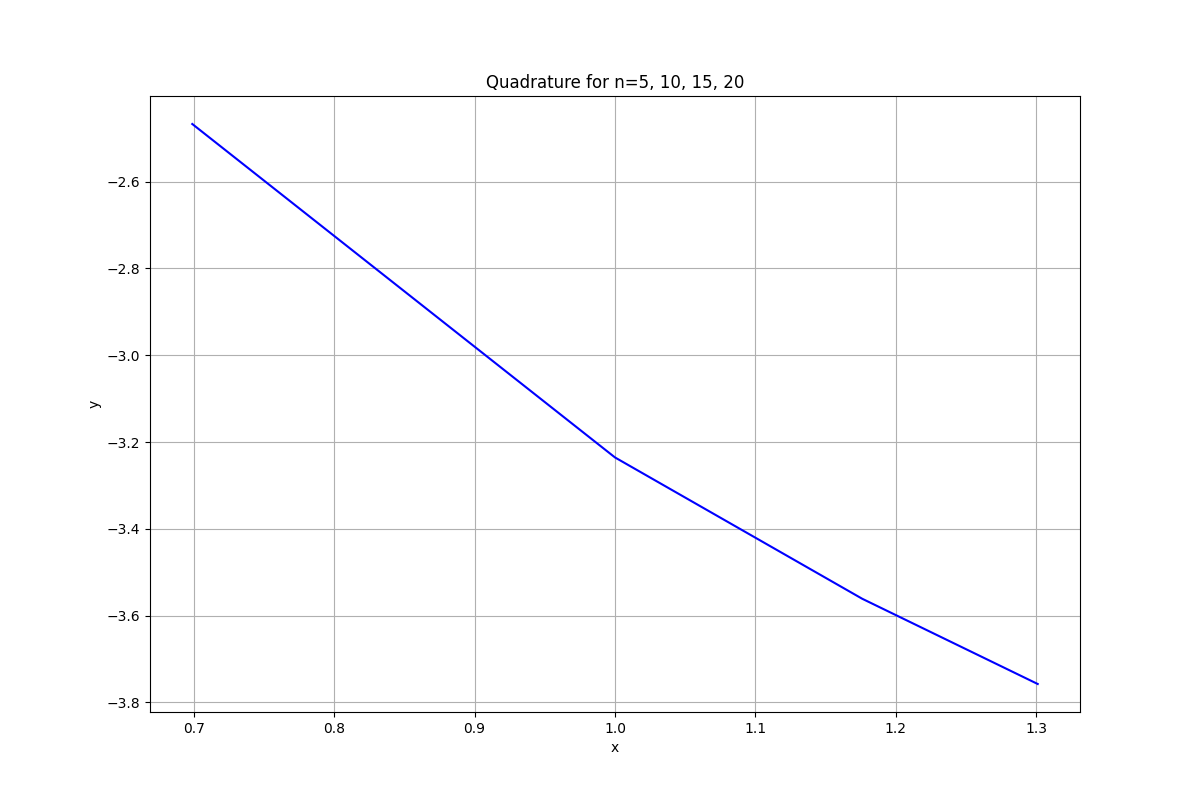

Generate this figure with Python:
import numpy as np
import matplotlib.pyplot as plt
    
def quad(n):
    a = 0
    b = 3
    alpha = (1/3)**(1/2)
    h = (b - a) / n
    x = np.zeros(n)
    for j in range(n):
        x[j] = a + j * h
    def f(y):
        return 2*y*np.exp(-1*y**2)
    f1 = np.zeros(n)
    sum = 0.0
    for i in range(1,n):
        f1[i] = (f((h * alpha / 2 ) + (x[i] + x[i-1]) / 2) + f((-1 * h * alpha / 2 ) + (x[i-1] + x[i]) / 2))
        sum = sum + f1[i]
    return h/2*sum

n_array = np.array([5, 10, 15, 20])
quad_n = np.zeros(4)
for i in range(4):
    quad_n[i] = quad(n_array[i])
I = -1*np.exp(-9)+np.exp(0)
x_axis = np.log10(n_array)
y1 = np.zeros(4)
for i in range(4):
    y1[i] = np.log10(np.abs(quad_n[i] - I))

alpha_4 = (y1[2]-y1[0])/(np.log10(5)-np.log10(10))
print('alpha4=', alpha_4)

fig = plt.figure(figsize = (12,8))
plt.plot(x_axis, y1, 'b')
plt.title('Quadrature for n=5, 10, 15, 20')
plt.grid()
plt.xlabel('x')
plt.ylabel('y')
plt.savefig("ex2_quadrature")
plt.show()

